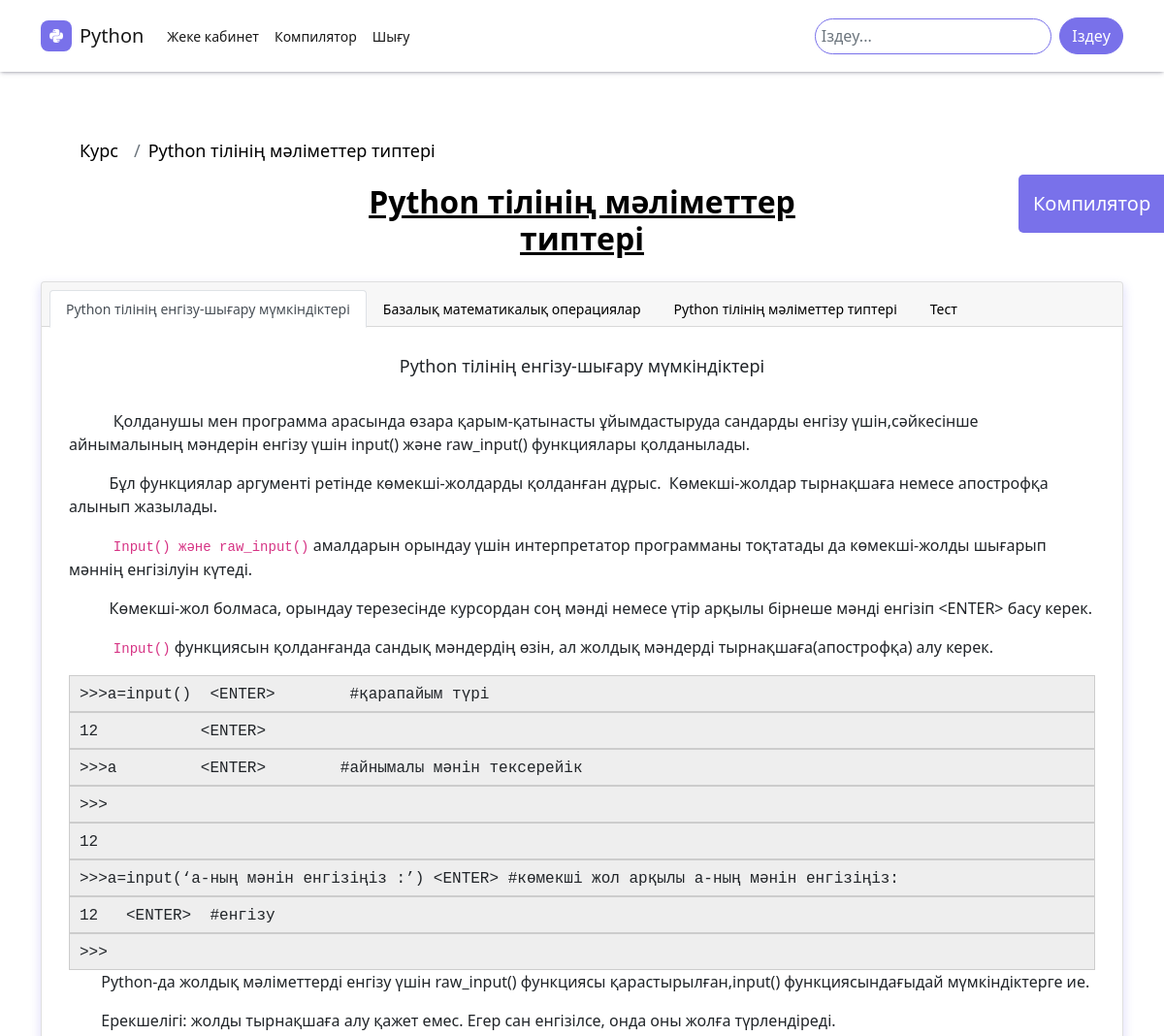
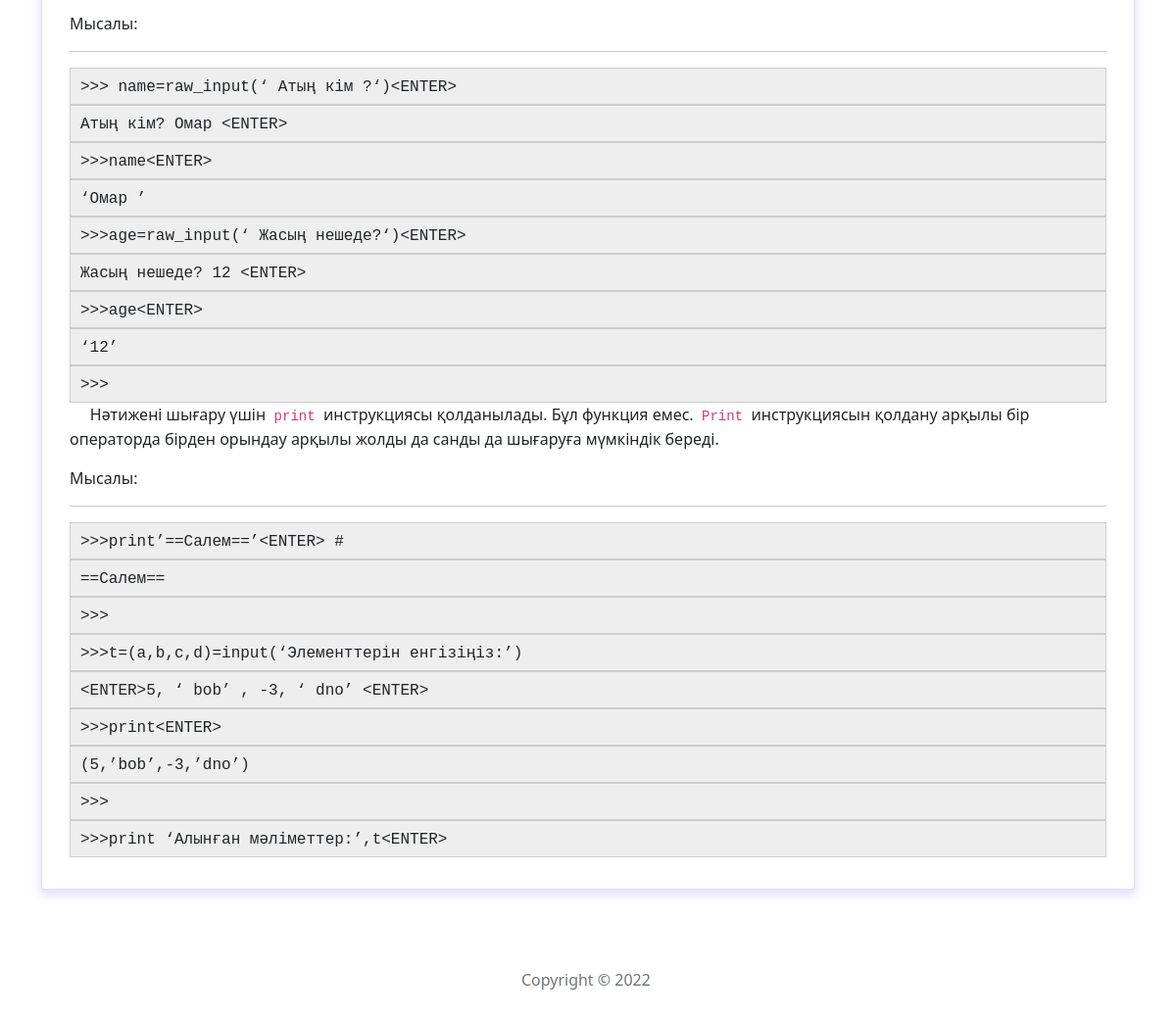
Page /article/python-datatypes/ (signed in) on the committed database (2 pictures, top to bottom).
### universystem/models.py (models this page shows, shortened)
class Article(models.Model):
    article_id = models.ForeignKey(Lectures, on_delete=models.CASCADE, null=True)
    title = models.CharField(max_length=200)
    image = models.ImageField(upload_to='img')
    slug = models.SlugField(max_length=255, unique=True, db_index=True, verbose_name="URL")
    topic1 = models.TextField(blank=True)
    topic2 = models.TextField(blank=True)
    topic3 = models.TextField(blank=True)
    body1 = RichTextField(blank=True, null=True)
    body2 = RichTextField(blank=True, null=True)
    body3 = RichTextField(blank=True, null=True)
    date = models.DateField(auto_now_add=True)
    code = models.TextField(null=True ,blank=True)
    class Meta:
        verbose_name = 'Темы'
        verbose_name_plural = 'Темы'

### universystem/views.py (the view)
# urls.py: path('article/<slug:slug>/', views.article_list, name='article'),
@login_required(login_url="/login/")
def article_list(request, slug):
    article = get_object_or_404(Article, slug=slug)
    context = {
        'article': article,
        'title': article.title,
        'id_selected': article.article_id,
        }
    return render(request, 'chapter.html', context)

### universystem/templates/chapter.html (shortened to what this page needs)
{% extends 'base.html' %}
{% load static %}
{% block content %}
<div id="mySidenav" class="sidenav">
    <a href="#" id="compiler" data-toggle="modal" data-target="#exampleModalCenter">Компилятор</a>
</div>
<div class="container py-4 py-xl-5">
    <ol class="breadcrumb">
        <li class="breadcrumb-item"><a href="{% url 'universystem:topics' %}"><span>Курс</span></a></li>
        <li class="breadcrumb-item"><a href="#"><span>{{article.title}}</span></a></li>
    </ol>
    <div class="row mb-5">
      <div class="col-md-8 col-xl-6 text-center mx-auto">
          <h2 class="font-weight-bold"><a href="#"><span style="text-decoration: underline;">{{article.title}}</span></a><br></h2>
      </div>
  </div>
    <div class="card">
      <div class="card-header">
          <ul class="nav nav-tabs card-header-tabs" id="lesson-list" >
              <li class="nav-item"><a class="nav-link active" href="#topic1" role="tab" data-toggle="tab"><span style="text-decoration: none;">{{ article.topic1 }}</span></a></li>
              <li class="nav-item"><a class="nav-link" href="#topic2" role="tab" data-toggle="tab">{{ article.topic2 }}</a></li>
              <li class="nav-item"><a class="nav-link" href="#topic3" role="tab" data-toggle="tab">{{ article.topic3 }}</a></li>
              <li class="nav-item"><a class="nav-link" href="#quiz" role="tab" data-toggle="tab">Тест</a></li>
          </ul>
      </div>
      <div class="tab-content">
        <div role="tabpanel"class="tab-pane active" id="topic1">
          <div class="card-body">
            <div class="container-fluid">
              <h3 class="card-title">{{ article.topic1 }}</h3>
              <p id="content">{{ article.body1|safe}} </p>
            </div>
          </div>
        </div>
      </div>
    </div>
</div>
{% endblock %}

### static/assets/css/Articles-Cards.css (style rules this page uses)
#content { margin: 50px; }

### static/assets/css/styles.css (style rules this page uses)
.breadcrumb { margin: 20px 40px; }
.card-title { font-style: normal; }

### universystem/templates/base.html (style rules this page uses)
body { overflow-x: hidden; }

### universystem/templates/chapter.html (style rules this page uses)
.card { -webkit-box-shadow: 0px 5px 10px 2px rgba(121, 113, 234, 0.2); -moz-box-shadow: 0px 5px 10px 2px rgba(121, 113, 234, 0.2); box-shadow: 0px 5px 10px 2px rgba(121, 113, 234, 0.2); }
.card-title { text-align: center; padding-top: 30px; }
#content { margin: 30px 30px; }
a:link { color: black; text-decoration: none; }
h1, h2 { text-align: center; }
.breadcrumb { background-color: white; font-size: 18px; color: #7971ea; }
#content { margin: 50px; }
#mySidenav a { position: absolute; right: -30px; transition: 0.3s; padding: 15px; width: 180px; text-decoration: none; font-size: 20px; color: white; border-radius: 5px 0 0 5px ; }
#compiler { top: 200px; background-color: #7971ea; }
.card { margin-top: -2rem; }
.nav-item { font-size: 14px; }
.card-title { margin:-1rem 0; font-size: 18px; }
#compiler { top: 180px; background-color: #7971ea; }

### rows in the picture
Article: title "Python тілінің мәліметтер типтері", topic1 "Python тілінің енгізу-шығару мүмкіндіктері", topic2 "Базалық математикалық операциялар", topic3 "Python тілінің мәліметтер типтері", body1 "Қолданушы мен программа арасында өзара қарым-қатынасты ұйымдастыруда сандарды енгізу үшін,сәйкесінше айнымалының мәндерін енгізу үшін input() және raw_input() функциялары қолданылады. Бұл функциялар аргументі ретінде көмекші-жолдарды қолданған дұрыс. Көмекші-жолдар тырнақшаға немесе апострофқа алынып жазылады. Input() және raw_input() амалдарын орындау үшін интерпретатор программаны тоқтатады да көмекші-жолды шығарып мәннің енгізілуін күтеді. Көмекші-жол болмаса, орындау терезесінде курсордан соң мәнді немесе үтір арқылы бірнеше мәнді енгізіп <ENTER> басу керек. Input() функциясын қолданғанда сандық мәндердің өзін, ал жолдық мәндерді тырнақшаға(апострофқа) алу керек. >>>a=input() <ENTER>…"
